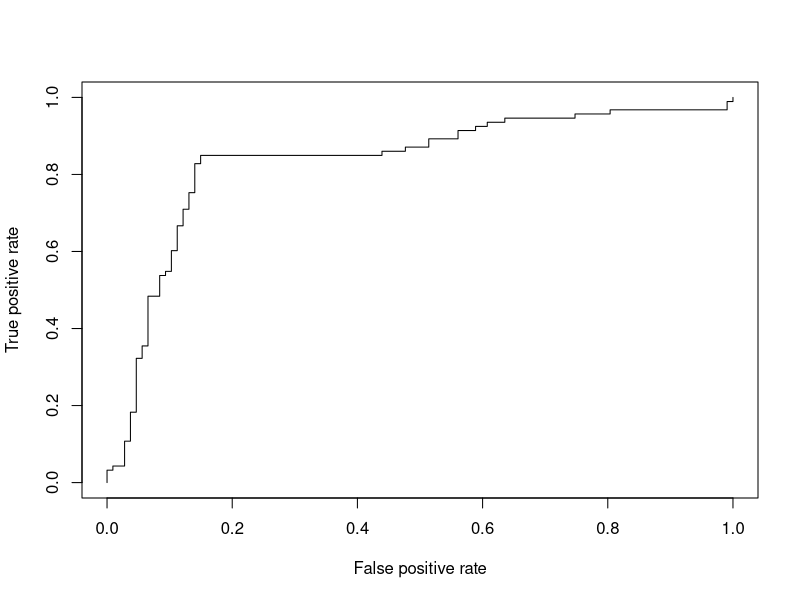

Write the R code that produced this figure.
##########################################
#Editor: Kuo-Liang Ou
#National Tsing Hua University ILST
##########################################
#ROC = the probability curve of the values 
#AUC = separability of the different groups of values/labels.
#不同演算法比較

if (!require("ROCR")) install.packages("ROCR")
library(ROCR)
data(ROCR.simple)
ROCR.simple      #200 samples of 1 and 0
ROCR.simple$predictions
ROCR.simple$labels
pred <- prediction( ROCR.simple$predictions, ROCR.simple$labels) 
perf <- performance(pred,"tpr","fpr") 
perf
plot(perf)
#ROC curves: measure="tpr", x.measure="fpr".
#Precision/recall graphs: measure="prec", x.measure="rec". 
#Sensitivity/specificity plots: measure="sens", x.measure="spec".

perf2 <- performance(pred, measure = "auc")   #area under curve
perf2@y.values
###                                      
# acc: accuracy
# rec: recall
# prec: precision
perf3 <- performance(pred, measure = "rec")   #area under curve
perf3@y.values
